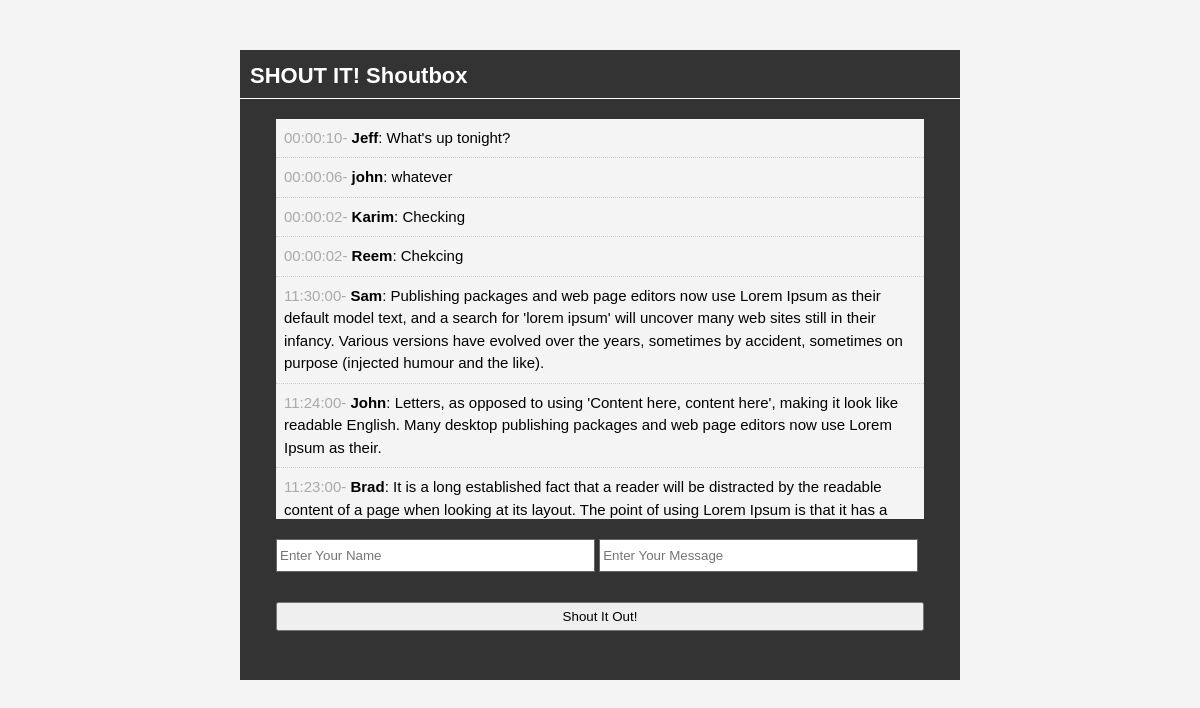
The page / on the database its author committed.
### tables this page shows
CREATE TABLE `shouts` (
  `id` int(11) NOT NULL,
  `user` varchar(50) NOT NULL,
  `message` text NOT NULL,
  `time` time NOT NULL
);

### index.php (the view, shortened to what this page needs)
<?php include 'database.php'; ?>
<?php
  $query = "SELECT * FROM shouts ORDER BY id DESC";
  $shouts = mysqli_query($con, $query);
?>
<!DOCTYPE html>
<html>
<head>
  <link rel="stylesheet" href="css/style.css" type="text/css" />
</head>
<body>
  <div id="container">
    <header>
      <h1>SHOUT IT! Shoutbox</h1>
    </header>
    <div id="shouts">
      <ul>
        <?php while ($row = mysqli_fetch_assoc($shouts)) : ?>
          <li class="shout"><span><?php echo $row['time'] ?>- </span><strong><?php echo $row['user'] ?></strong>: <?php echo $row['message'] ?> </li>
        <?php endwhile; ?>
      </ul>
    </div>
  <div id="input">
    <form method="post" action="process.php">
      <input type="text" name="user" placeholder="Enter Your Name"/>
      <input type="text" name="message" placeholder="Enter Your Message"/>
      <br />
      <input class="shout-btn" type="submit" name="submit" value="Shout It Out!"/>
    </form>
  </div>
</div>
</body>
</html>

### css/style.css (style rules this page uses)
* { margin:0; padding:0; }
body { font-family:arial; font-size:15px; line-height:1.5em; background:#f4f4f4; }
#container { background:#333333; margin: 50px auto; overflow:auto; width:60%; min-height:630px; }
header h1 { color:#ffffff; font-size:22px; padding:15px 0 10px 10px; border-bottom:1px solid #ffffff; }
#shouts { width:90%; background:#f4f4f4; height:400px; margin:20px auto; overflow:auto; }
.shout { list-style:none; padding:8px; border-bottom:1px #cccccc dotted; }
.shout span { color:#aaaaaa; }
#input { width: 90%; min-height: 40px; margin: auto; padding: 0; }
#input input[type='text'] { height: 25px; width: 48%; padding: 3px; margin-bottom: 20px; border: #666666 solid 1px; }
#input .shout-btn { padding: 5px; width: 100%; margin:10px auto; }

### rows shown on the page
shouts: time "00:00:10", user "Jeff", message "What's up tonight?"
shouts: time "00:00:06", user "john", message "whatever"
shouts: time "00:00:02", user "Karim", message "Checking"
shouts: time "00:00:02", user "Reem", message "Chekcing"
shouts: time "11:30:00", user "Sam", message "Publishing packages and web page editors now use Lorem Ipsum as their default model text, and a search for 'lorem ipsum' will uncover many web sites still in their infancy. Various versions have evolved over the years, sometimes by accident, sometimes on purpose (injected humour and the like)."
shouts: time "11:24:00", user "John", message "Letters, as opposed to using 'Content here, content here', making it look like readable English. Many desktop publishing packages and web page editors now use Lorem Ipsum as their."
shouts: time "11:23:00", user "Brad", message "It is a long established fact that a reader will be distracted by the readable content of a page when looking at its layout. The point of using Lorem Ipsum is that it has a…"
